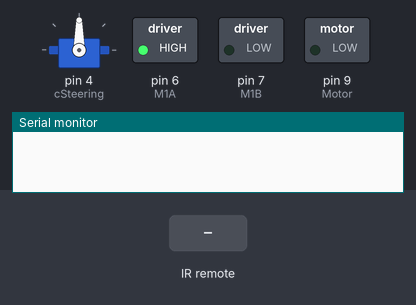
The sketch below on a simulated Arduino Uno, built with avr-gcc and run on an emulated ATmega328P. Shown: servo, switched loads named in the sketch (green lamp = pin HIGH), the last lines printed to the serial monitor. The test bench sets the inputs (shaded band).

Above: at 1.2 s.
1.3 s: infrared code 0xFD8877 received
At 1.7 s:
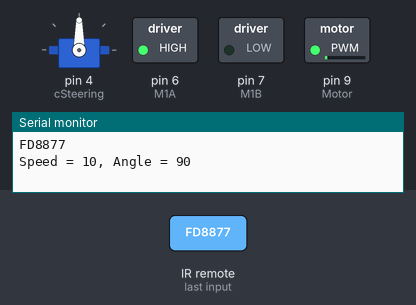
2.8 s: infrared code 0xFD20DF received
At 3.9 s:
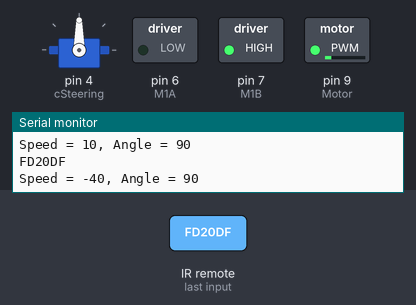
4.3 s: infrared code 0xFD6897 received
At 5.5 s:
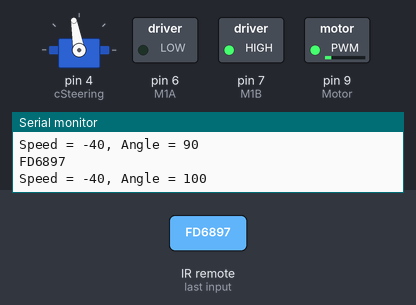
5.8 s: infrared code 0xFDA857 received
At 6.7 s:
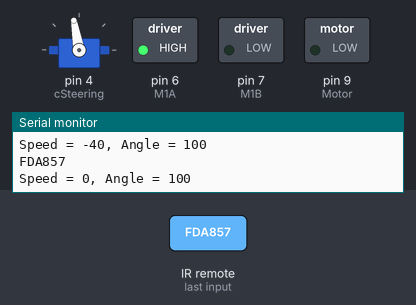
7.3 s: infrared code 0xFD609F received
At 7.6 s:
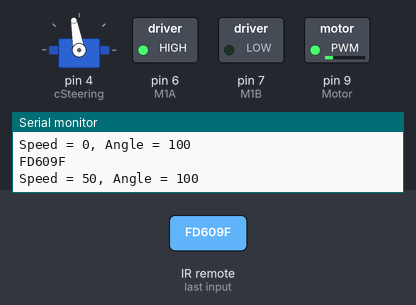
8.8 s: infrared code 0xFD609F received
At 9.8 s:
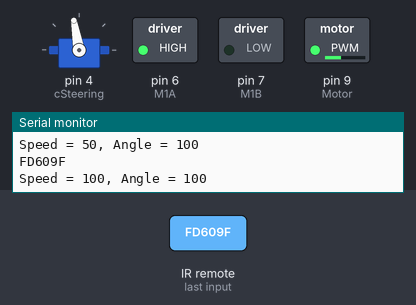
Timing chart, 0 to 11.3 s (numbered marks = the images above; inputs shaded):
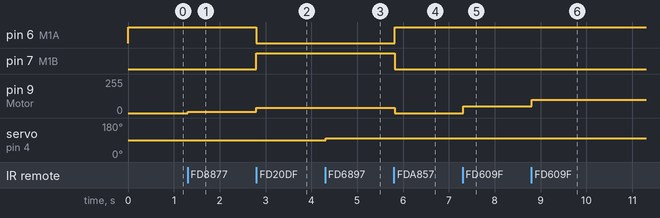

Measured:
- after the input at 1.3 s, pin 9 (Motor): 0/255 → 10/255 at once
- after the input at 2.8 s, pin 6 (M1A): HIGH → LOW at once; pin 7 (M1B): LOW → HIGH at once; pin 9 (Motor): 10/255 → 40/255 at once
- after the input at 4.3 s, servo on pin 4 (cSteering): 90° → 100° at once
- after the input at 5.8 s, pin 6 (M1A): LOW → HIGH at once; pin 7 (M1B): HIGH → LOW at once; pin 9 (Motor): 40/255 → 0/255 at once
- after the input at 7.3 s, pin 9 (Motor): 0/255 → 50/255 at once
- after the input at 8.8 s, pin 9 (Motor): 50/255 → 100/255 at once

The sketch:

IRremote.ino
```cpp
#include <IRremote.h>
#include <Servo.h>

#define Motor  		9

#define M1A  		6
#define M1B  		7

#define IRSensor	8
#define cSteering	4

IRrecv irreceived(IRSensor);
decode_results results;

Servo steer;

int oldspeed=0, speed = 0;

void SetSpeed(int speed)
{
  if( speed >255 )
      speed = 255;
  if( speed <-255 )
      speed = -255;

  if( speed >= 0 ) {
  	digitalWrite(M1A, HIGH);
    digitalWrite(M1B, LOW);
  } else {
    digitalWrite(M1A, LOW);
    digitalWrite(M1B, HIGH);
  }

  analogWrite(Motor, abs(speed));
}

void SetAngle(int *p_angle)
{
  if( *p_angle>180 )
    *p_angle = 180;
  if( *p_angle<0 )
    *p_angle = 0;

  steer.write(*p_angle);
}

void setup() {
  pinMode(M1A, OUTPUT);
  pinMode(M1B, OUTPUT);

  irreceived.enableIRIn();

  Serial.begin(9600);

  speed = 0;
  SetSpeed(speed);

  int an = 90;
  steer.attach(cSteering);
  SetAngle(&an);
}

void loop(){
  static int oldangle=90;
  static int angle = 90;

  if( irreceived.decode(&results)) {
    // 코드 값을 보고 싶을 때
    Serial.println(results.value, HEX);

    switch(results.value) {
      // 2
      case 0xFD8877: speed+=10; break;
      // 8
      case 0xFD9867: speed-=10; break;
      // 5 또는 >|| 버튼
      case 0xFDA857:
      case 0xFDA05F: speed=0; break;
      // >>
      case 0xFD609F: speed+=50; break;
      // <<
      case 0xFD20DF: speed-=50; break;
      // 4
      case 0xFD28D7: angle-=10; break;
      // 6
      case 0xFD6897: angle+=10; break;
    }
    SetSpeed(speed);
    SetAngle(&angle);
    delay(30);
    irreceived.resume();
  }
  if( oldspeed!=speed || oldangle!=angle ) {
    Serial.print("Speed = ");
  	Serial.print(speed);
  	Serial.print(", ");
  	Serial.print("Angle = ");
    Serial.println(angle);

    oldspeed = speed;
    oldangle = angle;
  }

  delay(20);
}
```
